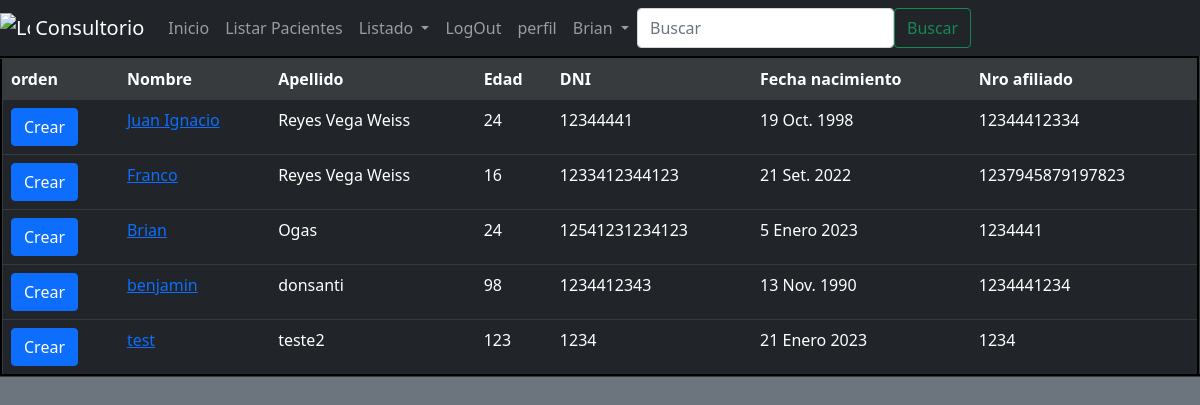
The page /list-patients/ (signed in) on the database as committed earlier.
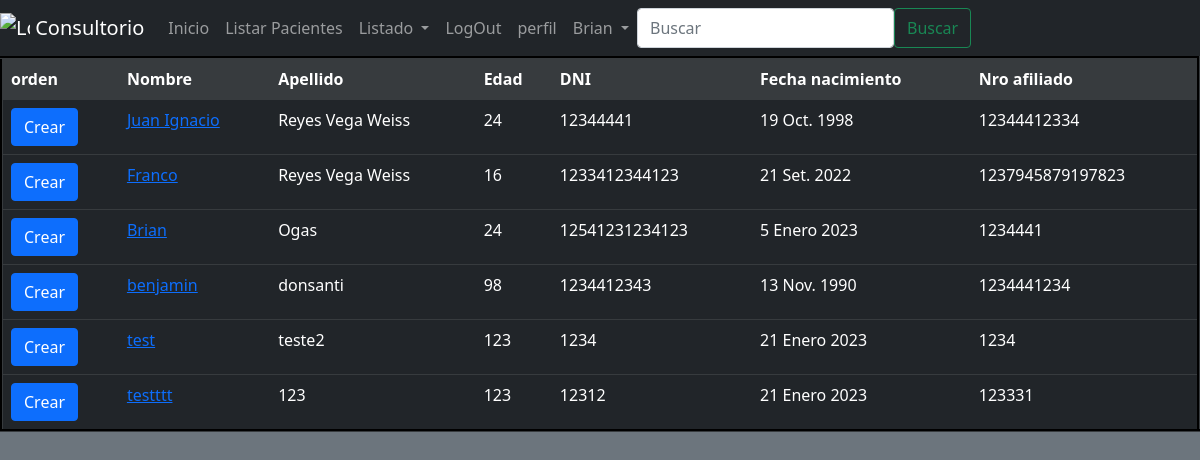
The same page on the database as committed later.
### Consultorio/models.py (models this page shows, shortened)
class Patient(models.Model):
    name = models.CharField(max_length=50, blank=False)
    surname = models.CharField(max_length=50, blank=False)
    age = models.IntegerField(blank=False)
    dni = models.IntegerField(blank=False)
    birth_date = models.DateField(blank=False)
    affiliate_code = models.IntegerField(blank=False)
    user = models.OneToOneField(User, null=True, on_delete=models.CASCADE,blank=True)
    class Meta:
        verbose_name = 'Paciente'
        verbose_name_plural = 'Pacientes'

### Consultorio/views.py (the view)
# urls.py: path("list-patients/", patient_list),
@login_required
def patient_list(request):
    if "search" in request.GET:
        search = request.GET["search"]
        list_patient = Patient.objects.filter(name__icontains = search)
    else:
        list_patient = Patient.objects.all()
    context = {
        "patients" : list_patient,
    }
    return render(request, "patients/list_patients.html", context=context)

### Templates/patients/list_patients.html (shortened to what this page needs)
{% extends 'base.html' %}
{% block navbar %}
<form class="form-inline my-2 my-lg-0 d-flex" action="/list-patients/" method="GET">
    <input class="form-control mr-sm-2" type="search" placeholder="Buscar" aria-label="Search" name="search">
    <button class="btn btn-outline-success my-2 my-sm-0" type="submit">Buscar</button>
</form>
{% endblock %}
{% block content %}
<table class="table table-dark table-hover" cellspacing="5" cellpadding="5" border="3">
<tr class="table-active">
    <td><strong>orden</strong></td>
    <td><strong>Nombre</strong></td>
    <td><strong>Apellido</strong></td>
    <td><strong>Edad</strong></td>
    <td><strong>DNI</strong></td>
    <td><strong>Fecha nacimiento</strong></td>
    <td><strong>Nro afiliado</strong></td>
</tr>
{% for patient in patients %}
<tr>
    <td><a href="/create-order/{{patient.id}}/" class="btn btn-primary">Crear</a></td>
    <td><a href="/profile/{{patient.id}}/">{{patient.name}}</a></td>
    <td>{{patient.surname}}</td>
    <td>{{patient.age}}</td>
    <td>{{patient.dni}}</td>
    <td>{{patient.birth_date}}</td>
    <td>{{patient.affiliate_code}}</td>
</tr>
{% endfor %}
</table>
{% endblock %}

Rows that differ between the two databases and show on the page:
added Patient: name "testttt", surname "123", age "123", dni "12312", birth_date "21 Enero 2023", affiliate_code "123331"
